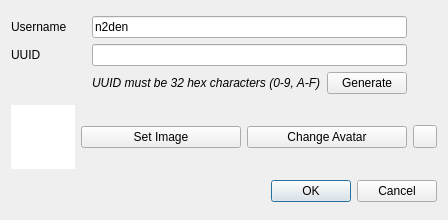
<?xml version="1.0" encoding="UTF-8"?>
<ui version="4.0">
 <class>NewUserDialog</class>
 <widget class="QDialog" name="NewUserDialog">
  <property name="geometry">
   <rect>
    <x>0</x>
    <y>0</y>
    <width>448</width>
    <height>220</height>
   </rect>
  </property>
  <property name="windowTitle">
   <string>New User</string>
  </property>
  <layout class="QGridLayout" name="gridLayout_2">
   <item row="2" column="1" colspan="3">
    <widget class="QDialogButtonBox" name="buttonBox">
     <property name="orientation">
      <enum>Qt::Orientation::Horizontal</enum>
     </property>
     <property name="standardButtons">
      <set>QDialogButtonBox::StandardButton::Cancel|QDialogButtonBox::StandardButton::Ok</set>
     </property>
    </widget>
   </item>
   <item row="1" column="2">
    <widget class="QPushButton" name="setAvatar">
     <property name="text">
      <string>Change Avatar</string>
     </property>
    </widget>
   </item>
   <item row="1" column="1">
    <widget class="QPushButton" name="selectImage">
     <property name="text">
      <string>Set Image</string>
     </property>
    </widget>
   </item>
   <item row="1" column="3">
    <widget class="QToolButton" name="revert">
     <property name="text">
      <string/>
     </property>
    </widget>
   </item>
   <item row="0" column="0" colspan="4">
    <layout class="QGridLayout" name="gridLayout">
     <item row="1" column="0">
      <widget class="QLabel" name="label">
       <property name="text">
        <string>UUID</string>
       </property>
      </widget>
     </item>
     <item row="0" column="1" colspan="2">
      <widget class="QLineEdit" name="username">
       <property name="text">
        <string>n2den</string>
       </property>
      </widget>
     </item>
     <item row="1" column="1" colspan="2">
      <widget class="QLineEdit" name="uuid"/>
     </item>
     <item row="0" column="0">
      <widget class="QLabel" name="label_2">
       <property name="text">
        <string>Username</string>
       </property>
      </widget>
     </item>
     <item row="2" column="1">
      <widget class="QLabel" name="label_3">
       <property name="font">
        <font>
         <italic>true</italic>
        </font>
       </property>
       <property name="text">
        <string>UUID must be 32 hex characters (0-9, A-F)</string>
       </property>
      </widget>
     </item>
     <item row="2" column="2">
      <widget class="QPushButton" name="generate">
       <property name="text">
        <string>Generate</string>
       </property>
      </widget>
     </item>
     <item row="1" column="3">
      <widget class="QLabel" name="uuidVerified">
       <property name="sizePolicy">
        <sizepolicy hsizetype="Fixed" vsizetype="Preferred">
         <horstretch>0</horstretch>
         <verstretch>0</verstretch>
        </sizepolicy>
       </property>
       <property name="minimumSize">
        <size>
         <width>24</width>
         <height>0</height>
        </size>
       </property>
      </widget>
     </item>
     <item row="0" column="3">
      <widget class="QLabel" name="usernameVerified">
       <property name="text">
        <string/>
       </property>
      </widget>
     </item>
    </layout>
   </item>
   <item row="1" column="0">
    <widget class="QGraphicsView" name="image">
     <property name="sizePolicy">
      <sizepolicy hsizetype="Expanding" vsizetype="Expanding">
       <horstretch>0</horstretch>
       <verstretch>0</verstretch>
      </sizepolicy>
     </property>
     <property name="minimumSize">
      <size>
       <width>64</width>
       <height>64</height>
      </size>
     </property>
     <property name="maximumSize">
      <size>
       <width>64</width>
       <height>64</height>
      </size>
     </property>
     <property name="frameShape">
      <enum>QFrame::Shape::NoFrame</enum>
     </property>
     <property name="frameShadow">
      <enum>QFrame::Shadow::Plain</enum>
     </property>
     <property name="verticalScrollBarPolicy">
      <enum>Qt::ScrollBarPolicy::ScrollBarAlwaysOff</enum>
     </property>
     <property name="horizontalScrollBarPolicy">
      <enum>Qt::ScrollBarPolicy::ScrollBarAlwaysOff</enum>
     </property>
     <property name="interactive">
      <bool>false</bool>
     </property>
    </widget>
   </item>
  </layout>
 </widget>
 <resources/>
 <connections>
  <connection>
   <sender>buttonBox</sender>
   <signal>accepted()</signal>
   <receiver>NewUserDialog</receiver>
   <slot>accept()</slot>
   <hints>
    <hint type="sourcelabel">
     <x>248</x>
     <y>254</y>
    </hint>
    <hint type="destinationlabel">
     <x>157</x>
     <y>274</y>
    </hint>
   </hints>
  </connection>
  <connection>
   <sender>buttonBox</sender>
   <signal>rejected()</signal>
   <receiver>NewUserDialog</receiver>
   <slot>reject()</slot>
   <hints>
    <hint type="sourcelabel">
     <x>316</x>
     <y>260</y>
    </hint>
    <hint type="destinationlabel">
     <x>286</x>
     <y>274</y>
    </hint>
   </hints>
  </connection>
 </connections>
</ui>
